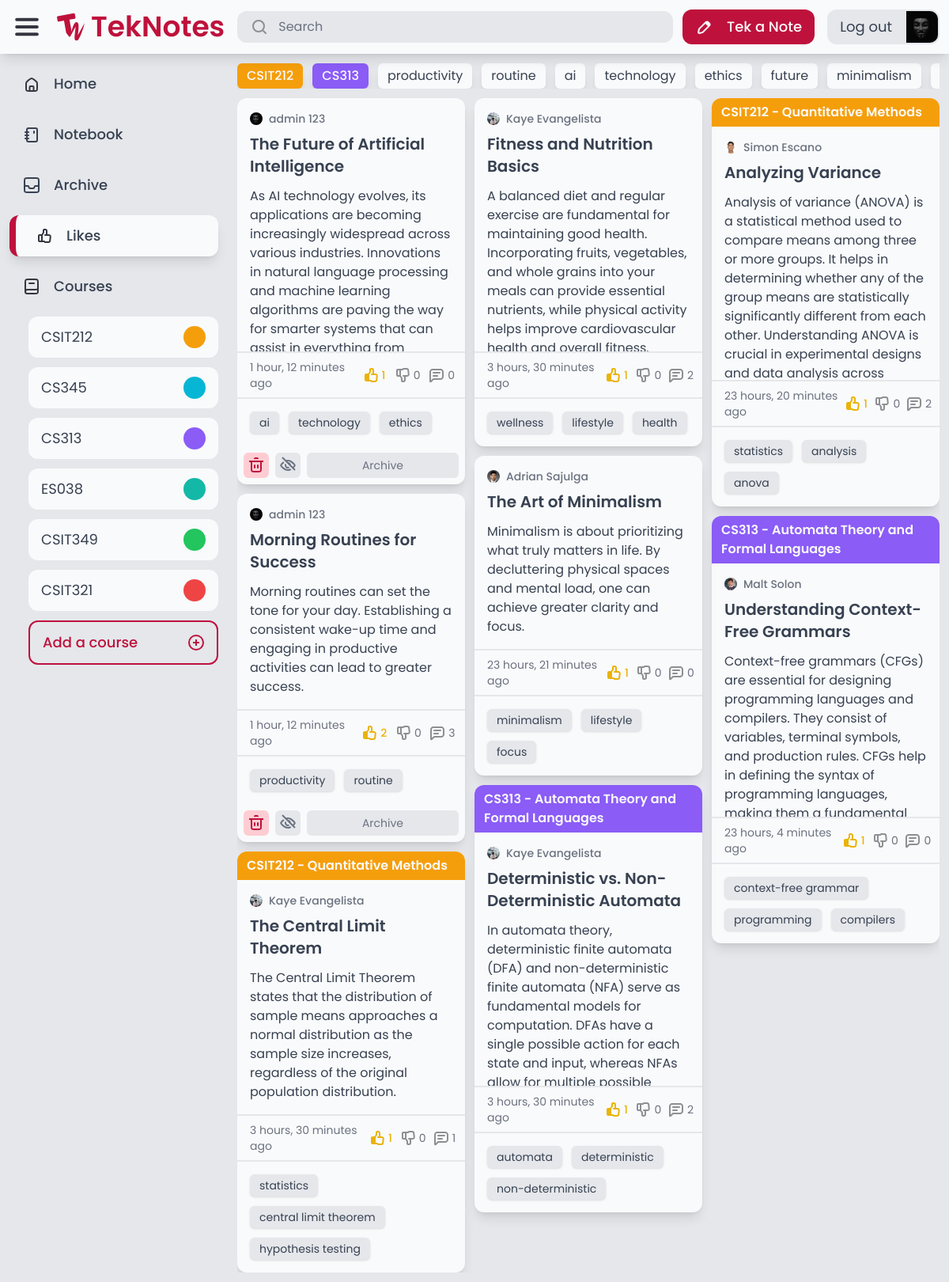
Screenshot of /likes/ (signed in) with the database file from the repository.
### authentication/models.py (models this page shows, shortened)
class Profile(models.Model):
    user = models.OneToOneField(User, on_delete=models.CASCADE)
    bio = models.TextField(max_length=500, default='No bio yet.')
    avatar = models.ImageField(default="avatars/default.jpg", upload_to="avatars")
    location = models.CharField(max_length=30, blank=True)

### course/models.py (models this page shows)
class Course(models.Model):
    COLORS = [
        ('red-500', 'Red'),
        ('orange-500', 'Orange'),
        ('amber-500', 'Amber'),
        ('lime-500', 'Lime'),
        ('green-500', 'Green'),
        ('emerald-500', 'Emerald'),
        ('teal-500', 'Teal'),
        ('cyan-500', 'Cyan'),
        ('blue-500', 'Blue'),
        ('indigo-500', 'Indigo'),
        ('violet-500', 'Violet'),
        ('purple-500', 'Purple'),
        ('fuchsia-500', 'Fuschia'),
        ('pink-500', 'Pink'),
    ]
    code = models.CharField(max_length=20)
    description = models.CharField(max_length=255)
    color = models.CharField(max_length=20, choices=COLORS, default='gray-500')
    created_by = models.ForeignKey(User, related_name='courses', on_delete=models.CASCADE)
    def __str__(self):
        return f'{self.code} - {self.description}'

### tags/models.py (models this page shows)
class Tag(models.Model):
    name = models.CharField(max_length=50, unique=True)
    def __str__(self):
        return self.name

### notes/models.py (models this page shows, shortened)
class Note(models.Model):
    title = models.CharField(max_length=255)
    content = models.TextField(max_length=255, blank=True)
    course = models.ForeignKey(Course, null=True, blank=True, on_delete=models.SET_NULL)
    created_by = models.ForeignKey(User, related_name='notes', on_delete=models.CASCADE)
    created_at = models.DateTimeField(auto_now_add=True)
    modified_at = models.DateTimeField(auto_now=True)
    tags = models.ManyToManyField(Tag, related_name='notes', blank=True)
    is_archived = models.BooleanField(default=False)
    is_private = models.BooleanField(default=False)

### core/views.py (the view)
# urls.py: path('likes/', views.likes, name='likes'),
@login_required
def likes(request):
    latest_likes = Like.objects.filter(note=OuterRef('pk'), user=request.user).order_by('-created_at')
    liked = Note.objects.filter(likes__user=request.user, is_private=False).annotate(
        like_created_at=Subquery(latest_likes.values('created_at')[:1])
    ).distinct().order_by('-like_created_at')
    courses = Course.objects.filter(note__in=liked).distinct()
    tags = Tag.objects.filter(notes__in=liked).distinct()
    return render(request, 'core/likes.html', {
        'notes': liked,
        'courses': courses,
        'tags': tags
    })

### core/context_processors.py (called while the page is built)
def courses_list(request):
    return {
        'your_courses': Course.objects.all().distinct()
    }

### core/templatetags/custom_filters.py (called while the page is built)
@register.filter
def is_liked(note, user):
    return note.likes.filter(user=user).exists()

@register.filter
def is_disliked(note, user):
    return note.dislikes.filter(user=user).exists()

### core/templates/core/likes.html (shortened to what this page needs)
{% extends 'core/base.html' %}
{% block content %}
    {% if notes %}
        {% include 'tags/course_and_tags.html' %}
        {% include 'notes/notes.html' %}
    {% else %}
        {% include 'core/no_results.html' with message="Notes you like will be shown here."%}
    {% endif %}
{% endblock %}

### core/templates/core/base.html (shortened to what this page needs)
{% extends 'core/core.html' %}
{% load static %}
{% block body %}
    <div class="flex flex-col h-full overflow-hidden">
        <header class="flex items-center w-full p-3 gap-3 shadow-lg z-10 bg-gray-50">
            <div class="flex flex-1 items-center gap-4">
                <img class="cursor-pointer" id="menu-icon" src="{% static 'teknotes/images/Menu.svg' %}" alt="Menu">
                <a href="/" class="flex items-center gap-2">
                    <img src="{% static 'teknotes/images/TekNotes-Logo.svg' %}" alt="Logo">
                    <p id="logo-text" class="font-semibold text-rose-700 text-4xl">TekNotes</p>
                </a>
                <form action="{% url 'advanced_search:search' %}" method="get" class="flex flex-1 max-w-[600px] px-4 py-2 rounded-xl bg-gray-200 transition-all hover:bg-gray-300 gap-3 cursor-text min-w-[0px]" onclick="this.querySelector('input[name=\'query\']').focus();">
                    <img src="{% static 'teknotes/images/Search.svg' %}" alt="Search">
                    <input name="query" class="placeholder-gray-500 w-full text-gray-700 bg-transparent border-none focus:outline-none min-w-[0px]" type="text" value="{{ query }}" placeholder="Search">
                </form>
            </div>
            <div class="flex items-center gap-4 h-full">
                {% if request.user.is_authenticated %}
                    <a href="{% url 'notes:tek_a_note' %}" class="flex bg-rose-700 rounded-xl gap-4 px-4 py-2 transition-all hover:shadow-lg">
                        <img src="{% static 'teknotes/images/Edit.svg' %}" alt="Edit">
                        <p class="new-note-text text-gray-50 font-medium text-lg">Tek a Note</p>
                    </a>
                    <div class="flex h-full">
                        <a href="{% url 'auth:logout' %}" class="transition-all flex gap-4 px-4 py-2 rounded-l-xl bg-gray-200 hover:shadow-lg">
                            <p class="text-gray-700 text-lg">Log out</p>
                        </a>
                        <a href="{% url 'auth:profile' request.user.id %}" class="transition-all flex h-full aspect-square rounded-r-xl bg-[url('{{ request.user.profile.avatar.url }}')] bg-cover border-2 border-gray-200 hover:shadow-lg"></a>
                    </div>
                {% else %}
                    <a href="{% url 'auth:login' %}" class="flex bg-rose-700 rounded-xl gap-4 px-6 py-2 transition-all hover:shadow-lg">
                        <p class="text-gray-50 font-medium text-lg">Sign In</p>
                    </a>
                {% endif %}
            </div>
        </header>
        <main class="flex bg-gray-200 h-full overflow-hidden">
            <nav class="flex flex-col w-full max-w-72 h-full p-3 gap-3 overflow-y-auto">
                <a href="/" class="nav-elem flex rounded-xl px-4 py-3 gap-4 {% if request.path == '/' %} active-nav bg-gray-50 px-6 py-3 shadow-lg border-l-8 border-rose-700 {% endif %}">
                    <img src="{% static 'teknotes/images/Home.svg' %}" alt="Home">
                    <p class="nav-text text-lg text-gray-700 font-medium">Home</p>
                </a>
                <a href="/notebook/" class="nav-elem flex rounded-xl px-4 py-3 gap-4 {% if request.path == '/notebook/' %} active-nav bg-gray-50 px-6 py-3 shadow-lg border-l-8 border-rose-700 {% endif %}">
                    <img src="{% static 'teknotes/images/notebook.svg' %}" alt="Notebook">
                    <p class="nav-text text-lg text-gray-700 font-medium">Notebook</p>
                </a>
                <a href="/archive/" class="nav-elem flex rounded-xl px-4 py-3 gap-4 {% if request.path == '/archive/' %} active-nav bg-gray-50 px-6 py-3 shadow-lg border-l-8 border-rose-700 {% endif %}">
                    <img src="{% static 'teknotes/images/Archive.svg' %}" alt="Archive">
                    <p class="nav-text text-lg text-gray-700 font-medium">Archive</p>
                </a>
                <a href="/likes/" class="nav-elem flex rounded-xl px-4 py-3 gap-4 {% if request.path == '/likes/' %} active-nav bg-gray-50 px-6 py-3 shadow-lg border-l-8 border-rose-700 {% endif %}">
                    <img src="{% static 'teknotes/images/Likes.svg' %}" alt="Likes">
                    <p class="nav-text text-lg text-gray-700 font-medium">Likes</p>
                </a>
                <div class="nav-elem flex rounded-xl px-4 py-3 gap-4">
                    <img src="{% static 'teknotes/images/Course.svg' %}" alt="Courses">
                    <p class="nav-text text-lg text-gray-700 font-medium">Courses</p>
                </div>
                <div id="courses" class="flex flex-col pl-6 gap-3">
                    {% for course in your_courses %}
                        <a href="{% url 'advanced_search:search_by_course' course.id %}" class="group transition-all course-elem nav-elem flex rounded-xl px-4 py-3 justify-between bg-gray-50 hover:bg-{{ course.color }}">
                            <p class="course-text text-lg text-gray-700 group-hover:text-gray-50">{{ course.code }}</p>
                            <div class="rounded-full bg-{{ course.color }} group-hover:bg-gray-50 h-full min-h-7 aspect-square course-color"></div>
                        </a>
                    {% endfor %}
                    <a id="add-course" href="{% url 'course:add_a_course' %}" class="transition-all course-elem nav-elem flex rounded-xl px-4 py-3 justify-between border-2 border-rose-700 hover:bg-rose-700 text-rose-700 hover:text-gray-50 hover:font-regular">
                        <p class="course-text text-lg font-medium">Add a course</p>
                        <img src="{% static 'teknotes/images/Add.svg' %}" alt="Courses">
                    </a>
                </div>
            </nav>
            <div class="flex flex-col flex-1 h-full p-3 gap-3 overflow-hidden">
                {% block content %}
                {% endblock %}
            </div>
        </main>
    </div>
{% endblock %}

### tags/templates/tags/course_and_tags.html
<div class="flex {% if wrap %} flex-wrap {% else %} overflow-x-auto {% endif %} gap-3 ">
    {% for course in courses %}
        <a href="{% url 'advanced_search:search_by_course' course.id %}" class="px-3 py-1 bg-{{ course.color }} rounded-md shadow-lg font-medium text-gray-50 whitespace-nowrap">{{ course.code }}</a>
    {% endfor %}
    {% for tag in tags %}
        <a href="/search/?query={{ tag.name }}" class="px-3 py-1 bg-gray-50 text-gray-700 rounded-md shadow-lg whitespace-nowrap">{{ tag.name }}</a>
    {% endfor %}
</div>

### notes/templates/notes/notes.html (shortened to what this page needs)
<div class="flex flex-1 {% if not no_scroll %} overflow-hidden overflow-y-auto {% endif %}">
    <div id="notes" class="flex flex-1 gap-3" style="display: none;">
        {% for note in notes %}
            <div class="note" data-note-id="{{ note.id }}">
                {% include 'notes/note.html' %}
            </div>
        {% endfor %}
    </div>
    <div id="notes-container" class="flex flex-1 gap-3"></div>
</div>

### notes/templates/notes/note.html (shortened to what this page needs)
{% load static %}
{% load custom_filters %}
<div class="rounded-xl hover:bg-gray-100 transition-all {% if note.is_private %} border-2 border-dashed border-gray-500 {% else %} bg-gray-50 shadow-lg hover:shadow-xl {% endif %}">
    <a href="{% url 'notes:note_detail' note.id %}" class="flex flex-col {% if note.is_archived %} opacity-70 {% endif %}">
        {% if note.course %}
            <div class="flex {% if note.is_private %} border-b-2 border-dashed border-gray-500 {% else %} bg-{{ note.course.color }} {% endif %} px-3 py-1.5 rounded-t-xl">
                <p class="{% if note.is_private %} text-{{ note.course.color }} {% else %} text-gray-50 {% endif %} font-semibold">{{ note.course }}</p>
            </div>
        {% endif %}
        <div class="flex flex-col p-4 gap-3 max-h-80 overflow-hidden">
            <div class="flex flex-col gap-2">
                <div class="flex gap-2 items-center">
                    <img src="{{ note.created_by.profile.avatar.url }}" alt="Profile Image" class="h-4 w-4 aspect-square rounded-full">
                    <p class="text-gray-500 font-medium text-sm">{{ note.created_by.first_name }} {{ note.created_by.last_name }}</p>
                </div>
                <h1 class="text-xl text-gray-700 font-semibold">{{ note.title }}</h1>
            </div>
            <div class="">
                <p class="text-gray-700">
                    {{ note.content }}
                </p>
            </div>
        </div>
        <div class="flex justify-between px-4 py-2 border-t-2 {% if note.is_private %} border-gray-500 border-dashed {% else %} border-gray-200 {% endif %}">
            <p class="text-gray-500 text-sm">{{ note.modified_at|timesince }} ago</p>
            <div class="flex gap-3">
                <div class="flex gap-0.5 items-center">
                    <img src="{% if request.user.is_authenticated and note|is_liked:request.user %}{% static 'teknotes/images/thumbed_up.svg' %}{% else %}{% static 'teknotes/images/thumb_up.svg' %}{% endif %}" alt="thumb_up">
                    <p class="text-sm {% if request.user.is_authenticated and note|is_liked:request.user %}text-yellow-500 font-medium{% else %}text-gray-500{% endif %}">{{ note.likes.count }}</p>
                </div>
                <div class="flex gap-0.5 items-center">
                    <img src="{% if request.user.is_authenticated and note|is_disliked:request.user %}{% static 'teknotes/images/thumbed_down.svg' %}{% else %}{% static 'teknotes/images/thumb_down.svg' %}{% endif %}" alt="thumb_down">
                    <p class="text-sm {% if request.user.is_authenticated and note|is_disliked:request.user %}text-yellow-500 font-medium{% else %}text-gray-500{% endif %}">{{ note.dislikes.count }}</p>
                </div>
                <div class="flex gap-0.5 items-center">
                    <img src="{% static 'teknotes/images/comment.svg' %}" alt="comment">
                    <p class="text-sm text-gray-500">{{ note.comments.count }}</p>
                </div>
            </div>
        </div>
        {% if note.tags.count > 0 %}
            <div class="flex flex-wrap p-4 gap-3 border-t-2 {% if note.is_private %} border-gray-500 border-dashed {% else %} border-gray-200 {% endif %}">
                {% for tag in note.tags.all|slice:":3" %}
                    <p class="text-sm text-gray-700 shadow px-3 py-1 rounded-md inline-block {% if note.is_private %} bg-gray-50 {% else %} bg-gray-200 {% endif %}">{{ tag }}</p>
                {% endfor %}
            </div>
        {% endif %}
    </a>
    {% if request.user == note.created_by %}
        <div class="flex rounded-b-xl overflow-hidden p-2 gap-2">
            <form action="{% url 'notes:delete_note' note.id %}" method="POST" class="flex">
                <button type="submit" class="flex items-center justify-center text-sm bg-rose-200 text-rose-700 rounded-md p-1 w-full">
                    <img src="{% static 'teknotes/images/Trash.svg' %}" alt="Trash">
                </button>
            </form>
            <form action="{% url 'notes:hide_note' note.id %}" method="POST" class="flex">
                <button type="submit" class="flex items-center justify-center text-sm {% if note.is_private %} bg-gray-50 shadow {% else %} bg-gray-200 {% endif %} text-gray-500 rounded-md p-1 w-full">
                    <img src="{% if note.is_private %}{% static 'teknotes/images/Eye.svg' %}{% else %}{% static 'teknotes/images/Eye_hidden.svg' %}{% endif %}" alt="Eye">
                </button>
            </form>
            <form action="{% url 'notes:archive_note' note.id %}" method="POST" class="flex flex-1">
                <button type="submit" class="flex items-center justify-center text-sm  {% if note.is_private %} bg-gray-50 shadow {% else %} bg-gray-200 {% endif %} text-gray-500 rounded-md py-1 w-full">
                    <p>{% if note.is_archived %}Unarchive{% else %}Archive{% endif %}</p>
                </button>
            </form>
        </div>
    {% endif %}
</div>

### rows the page displays
Course: code "CSIT212"
Course: code "CS345"
Course: code "CS313"
Course: code "ES038"
Course: code "CSIT349"
Course: code "CSIT321"
Tag: name "productivity"
Tag: name "routine"
Tag: name "ai"
Tag: name "technology"
Tag: name "ethics"
Tag: name "future"
Tag: name "minimalism"
Note: created_by.profile.avatar (picture), created_by.first_name "admin", created_by.last_name "123", title "The Future of Artificial Intelligence", content "As AI technology evolves, its applications are becoming increasingly widespread across various industries. Innovations in natural language processing and machine learning algorithms are paving the way for smarter systems that can…", modified_at "1 hour, 12 minutes", likes.count "1", dislikes.count "0", comments.count "0", is_archived "Archive"
Note: created_by.profile.avatar (picture), created_by.first_name "Kaye", created_by.last_name "Evangelista", title "Fitness and Nutrition Basics", content "A balanced diet and regular exercise are fundamental for maintaining good health. Incorporating fruits, vegetables, and whole grains into your meals can provide essential nutrients, while physical activity helps improve cardiovascular…", modified_at "3 hours, 30 minutes", likes.count "1", dislikes.count "0", comments.count "2"
Tag: name "wellness"
Tag: name "lifestyle"
Tag: name "health"
Note: course "CSIT212 - Quantitative Methods", created_by.profile.avatar (picture), created_by.first_name "Simon", created_by.last_name "Escano", title "Analyzing Variance", content "Analysis of variance (ANOVA) is a statistical method used to compare means among three or more groups. It helps in determining whether any of the group means are statistically significantly different from each other. Understanding ANOVA is crucial in experimental designs and data analysis across…", modified_at "23 hours, 20 minutes", likes.count "1", dislikes.count "0", comments.count "2"
Tag: name "statistics"
Tag: name "analysis"
Tag: name "anova"
Note: created_by.profile.avatar (picture), created_by.first_name "admin", created_by.last_name "123", title "Morning Routines for Success", content "Morning routines can set the tone for your day. Establishing a consistent wake-up time and engaging in productive activities can lead to greater success.", modified_at "1 hour, 12 minutes", likes.count "2", dislikes.count "0", comments.count "3", is_archived "Archive"
Note: created_by.profile.avatar (picture), created_by.first_name "Adrian", created_by.last_name "Sajulga", title "The Art of Minimalism", content "Minimalism is about prioritizing what truly matters in life. By decluttering physical spaces and mental load, one can achieve greater clarity and focus.", modified_at "23 hours, 21 minutes", likes.count "1", dislikes.count "0", comments.count "0"
Tag: name "focus"
Note: course "CS313 - Automata Theory and Formal Languages", created_by.profile.avatar (picture), created_by.first_name "Malt", created_by.last_name "Solon", title "Understanding Context-Free Grammars", content "Context-free grammars (CFGs) are essential for designing programming languages and compilers. They consist of variables, terminal symbols, and production rules. CFGs help in defining the syntax of programming languages,…", modified_at "23 hours, 4 minutes", likes.count "1", dislikes.count "0", comments.count "0"
Tag: name "context-free grammar"
Tag: name "programming"
Tag: name "compilers"
Note: course "CSIT212 - Quantitative Methods", created_by.profile.avatar (picture), created_by.first_name "Kaye", created_by.last_name "Evangelista", title "The Central Limit Theorem", content "The Central Limit Theorem states that the distribution of sample means approaches a normal distribution as the sample size increases, regardless of the original population distribution.", modified_at "3 hours, 30 minutes", likes.count "1", dislikes.count "0", comments.count "1"
Tag: name "central limit theorem"
Tag: name "hypothesis testing"
Note: course "CS313 - Automata Theory and Formal Languages", created_by.profile.avatar (picture), created_by.first_name "Kaye", created_by.last_name "Evangelista", title "Deterministic vs. Non-Deterministic Automata", content "In automata theory, deterministic finite automata (DFA) and non-deterministic finite automata (NFA) serve as fundamental models for computation. DFAs have a single possible action for each state and input, whereas NFAs…", modified_at "3 hours, 30 minutes", likes.count "1", dislikes.count "0", comments.count "2"
Tag: name "automata"
Tag: name "deterministic"
Tag: name "non-deterministic"
